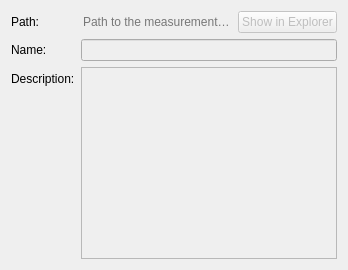
      <widget class="QWidget" name="tabInformation">
       <attribute name="icon">
        <iconset theme="documentinfo">
         <normaloff>.</normaloff>.</iconset>
       </attribute>
       <attribute name="title">
        <string>Information</string>
       </attribute>
       <layout class="QFormLayout" name="formLayout_2">
        <property name="fieldGrowthPolicy">
         <enum>QFormLayout::ExpandingFieldsGrow</enum>
        </property>
        <item row="0" column="0">
         <widget class="QLabel" name="label_9">
          <property name="text">
           <string>Path:</string>
          </property>
         </widget>
        </item>
        <item row="0" column="1">
         <layout class="QHBoxLayout" name="horizontalLayoutPath">
          <item>
           <widget class="QLineEdit" name="lineEditPathToFile">
            <property name="sizePolicy">
             <sizepolicy hsizetype="Expanding" vsizetype="Fixed">
              <horstretch>0</horstretch>
              <verstretch>0</verstretch>
             </sizepolicy>
            </property>
            <property name="autoFillBackground">
             <bool>false</bool>
            </property>
            <property name="styleSheet">
             <string notr="true">background: transparent;</string>
            </property>
            <property name="frame">
             <bool>false</bool>
            </property>
            <property name="readOnly">
             <bool>true</bool>
            </property>
            <property name="placeholderText">
             <string notr="true">Path to the measurement file</string>
            </property>
           </widget>
          </item>
          <item alignment="Qt::AlignRight">
           <widget class="QPushButton" name="pushButtonShowInExplorer">
            <property name="enabled">
             <bool>false</bool>
            </property>
            <property name="sizePolicy">
             <sizepolicy hsizetype="Minimum" vsizetype="Preferred">
              <horstretch>0</horstretch>
              <verstretch>0</verstretch>
             </sizepolicy>
            </property>
            <property name="text">
             <string>Show in Explorer</string>
            </property>
           </widget>
          </item>
         </layout>
        </item>
        <item row="1" column="0">
         <widget class="QLabel" name="labelKMName">
          <property name="text">
           <string>Name:</string>
          </property>
         </widget>
        </item>
        <item row="1" column="1">
         <widget class="QLineEdit" name="lineEditKMName">
          <property name="enabled">
           <bool>false</bool>
          </property>
          <property name="sizePolicy">
           <sizepolicy hsizetype="Expanding" vsizetype="Preferred">
            <horstretch>0</horstretch>
            <verstretch>0</verstretch>
           </sizepolicy>
          </property>
         </widget>
        </item>
        <item row="2" column="0">
         <widget class="QLabel" name="labelKMDescription">
          <property name="text">
           <string>Description:</string>
          </property>
         </widget>
        </item>
        <item row="2" column="1">
         <widget class="VPlainTextEdit" name="plainTextEditKMDescription">
          <property name="enabled">
           <bool>false</bool>
          </property>
          <property name="sizePolicy">
           <sizepolicy hsizetype="Expanding" vsizetype="Expanding">
            <horstretch>0</horstretch>
            <verstretch>1</verstretch>
           </sizepolicy>
          </property>
         </widget>
        </item>
       </layout>
      </widget>
